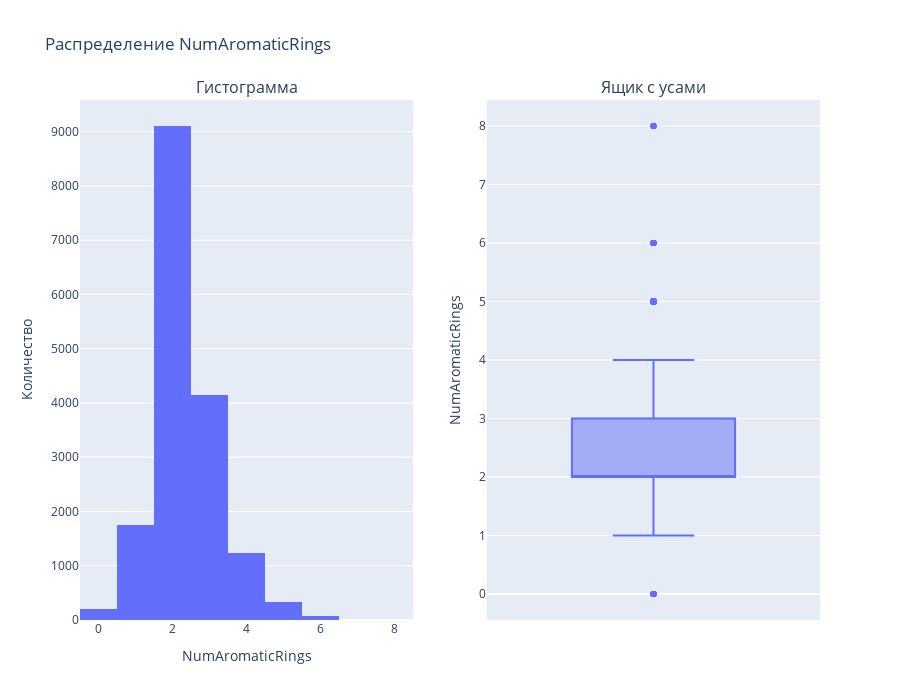

The cell this chart's notebook holds for it:
### Markdown cell above
## `NumAromaticRings`

Количество ароматических колец — критически важный параметр. Ароматические кольца часто являются ключевыми элементами для связывания с белком-мишенью (например, через π-π стэкинг). Однако их избыток может привести к проблемам

Ожидаемый нормальный диапазон для NumAromaticRings — от 1 до 4.

### Code cell
plot_distribution(df, 'NumAromaticRings', 9)

### Figure 1 — Plotly figure (JSON) as saved in the notebook; plotly's stock layout.template omitted (floating-point values rounded to 4 significant figures; data arrays with more than 128 entries replaced by an {"elided": "..."} marker saying what was removed)
{"data": [{"bingroup": "x", "hovertemplate": "NumAromaticRings=%{x}<br>count=%{y}<extra></extra>", "legendgroup": "", "marker": {"color": "#636efa", "pattern": {"shape": ""}}, "name": "", "nbinsx": 9, "orientation": "v", "showlegend": false, "type": "histogram", "x": {"elided": "16853 int values"}, "xaxis": "x", "yaxis": "y"}, {"alignmentgroup": "True", "hovertemplate": "NumAromaticRings=%{y}<extra></extra>", "legendgroup": "", "marker": {"color": "#636efa"}, "name": "", "notched": false, "offsetgroup": "", "orientation": "v", "showlegend": false, "type": "box", "x0": " ", "xaxis": "x2", "y": {"elided": "16853 int values"}, "y0": " ", "yaxis": "y2"}], "layout": {"annotations": [{"font": {"size": 16}, "showarrow": false, "text": "Гистограмма", "x": 0.225, "xanchor": "center", "xref": "paper", "y": 1, "yanchor": "bottom", "yref": "paper"}, {"font": {"size": 16}, "showarrow": false, "text": "Ящик с усами", "x": 0.775, "xanchor": "center", "xref": "paper", "y": 1, "yanchor": "bottom", "yref": "paper"}], "height": 700, "showlegend": false, "title": {"text": "Распределение NumAromaticRings"}, "xaxis": {"anchor": "y", "domain": [0, 0.45], "title": {"text": "NumAromaticRings"}}, "xaxis2": {"anchor": "y2", "domain": [0.55, 1]}, "yaxis": {"anchor": "x", "domain": [0, 1], "title": {"text": "Количество"}}, "yaxis2": {"anchor": "x2", "domain": [0, 1], "title": {"text": "NumAromaticRings"}}}}
